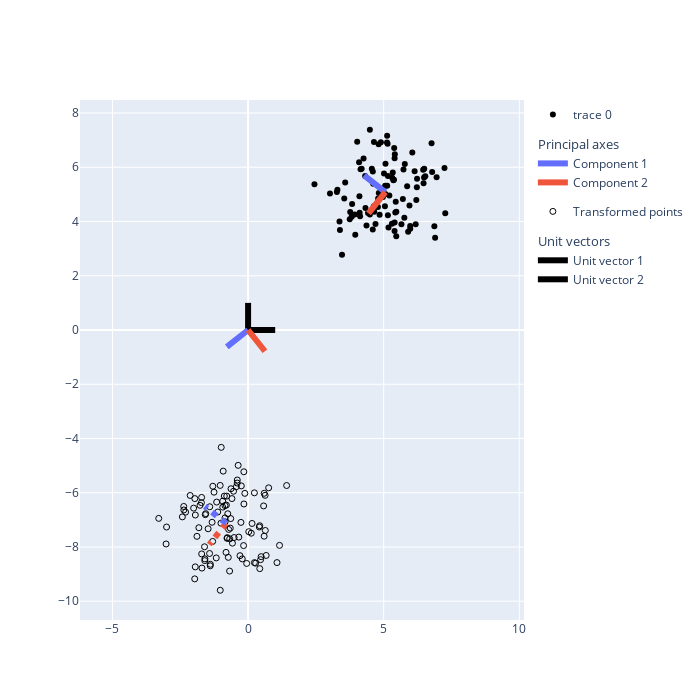

This figure's notebook cell:
### Code cell
# same plot with no relation between x and y

n = 100
np.random.seed(0)
x = np.random.normal(size=n, loc=5, scale=1)
y = np.random.normal(size=n, loc=5, scale=1)
fig = plot(x, y)
fig.show(config=plotly_config)
